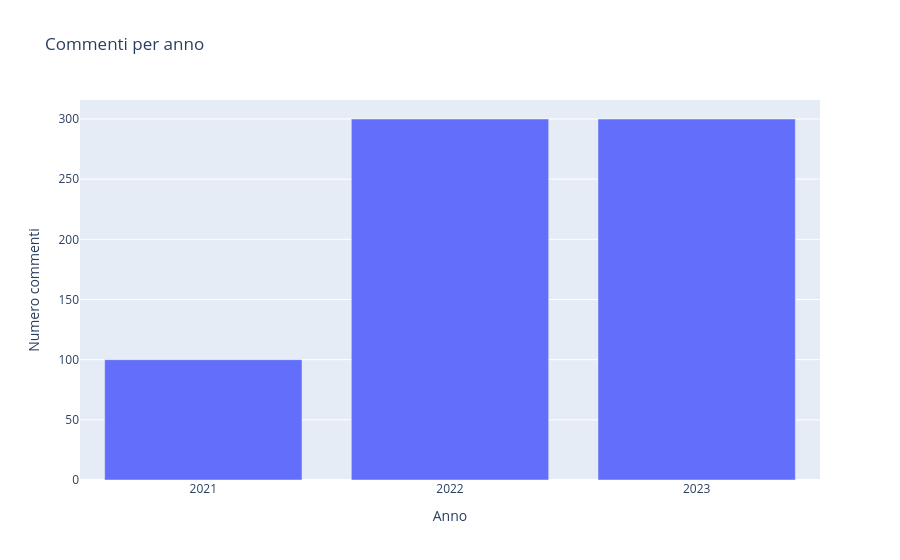
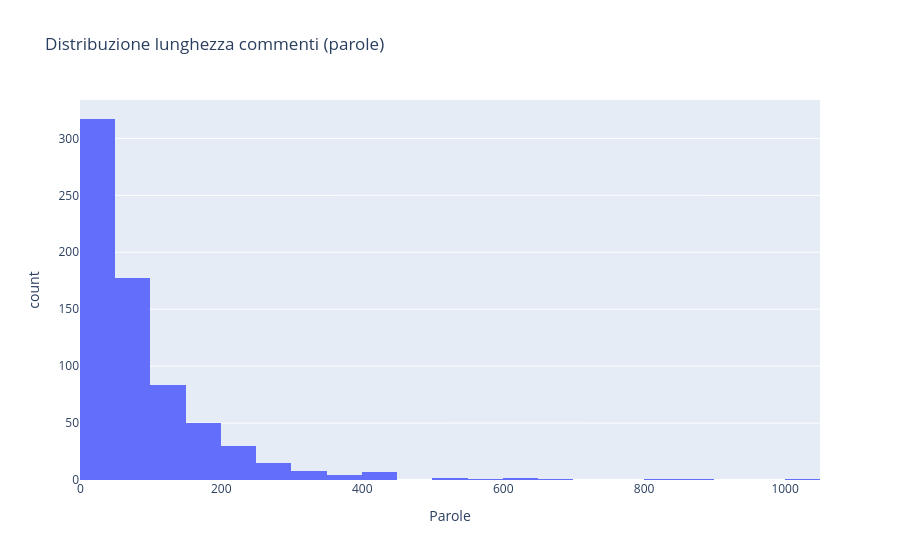

Notebook code for these charts, in order:
### Markdown cell above
## Statistiche del corpus

### Code cell
import plotly.express as px

print("=" * 50)
print("STATISTICHE CORPUS")
print("=" * 50)
print(f"Commenti totali          : {len(df_corpus)}")
print(f"Post unici               : {df_corpus['post_id'].nunique()}")
print(f"Autori unici             : {df_corpus['comment_author'].nunique()}")
print(f"Token totali             : {len(df_tokens)}")
print(f"Aggettivi totali         : {len(df_adj)}")
print(f"Aggettivi unici (lemmi)  : {df_adj['lemma'].nunique()}")
lunghezze = df_corpus["comment_text"].str.split().str.len()
print(f"Lunghezza media commenti : {lunghezze.mean():.1f} parole")
print(f"Periodo temporale        : {df_corpus['comment_timestamp'].min()[:10]} → {df_corpus['comment_timestamp'].max()[:10]}")

# Distribuzione per anno
df_corpus["anno"] = df_corpus["comment_timestamp"].str[:4]
fig1 = px.bar(
    df_corpus["anno"].value_counts().sort_index().reset_index(),
    x="anno", y="count",
    title="Commenti per anno",
    labels={"anno": "Anno", "count": "Numero commenti"}
)
fig1.show()

# Distribuzione lunghezza commenti
fig2 = px.histogram(
    x=lunghezze, nbins=40,
    title="Distribuzione lunghezza commenti (parole)",
    labels={"x": "Parole", "y": "Commenti"}
)
fig2.show()

### Figure 1 — Plotly figure (JSON) as saved in the notebook; plotly's stock layout.template omitted (floating-point values rounded to 4 significant figures)
{"data": [{"hovertemplate": "Anno=%{x}<br>Numero commenti=%{y}<extra></extra>", "legendgroup": "", "marker": {"color": "#636efa", "pattern": {"shape": ""}}, "name": "", "orientation": "v", "showlegend": false, "textposition": "auto", "x": ["2021", "2022", "2023"], "xaxis": "x", "y": [100, 300, 300], "yaxis": "y", "type": "bar"}], "layout": {"xaxis": {"anchor": "y", "domain": [0.0, 1.0], "title": {"text": "Anno"}}, "yaxis": {"anchor": "x", "domain": [0.0, 1.0], "title": {"text": "Numero commenti"}}, "legend": {"tracegroupgap": 0}, "title": {"text": "Commenti per anno"}, "barmode": "relative"}}

### Figure 2 — Plotly figure (JSON) as saved in the notebook; plotly's stock layout.template omitted (floating-point values rounded to 4 significant figures; data arrays with more than 128 entries replaced by an {"elided": "..."} marker saying what was removed)
{"data": [{"bingroup": "x", "hovertemplate": "Parole=%{x}<br>count=%{y}<extra></extra>", "legendgroup": "", "marker": {"color": "#636efa", "pattern": {"shape": ""}}, "name": "", "nbinsx": 40, "orientation": "v", "showlegend": false, "x": {"elided": "700 int values"}, "xaxis": "x", "yaxis": "y", "type": "histogram"}], "layout": {"xaxis": {"anchor": "y", "domain": [0.0, 1.0], "title": {"text": "Parole"}}, "yaxis": {"anchor": "x", "domain": [0.0, 1.0], "title": {"text": "count"}}, "legend": {"tracegroupgap": 0}, "title": {"text": "Distribuzione lunghezza commenti (parole)"}, "barmode": "relative"}}
